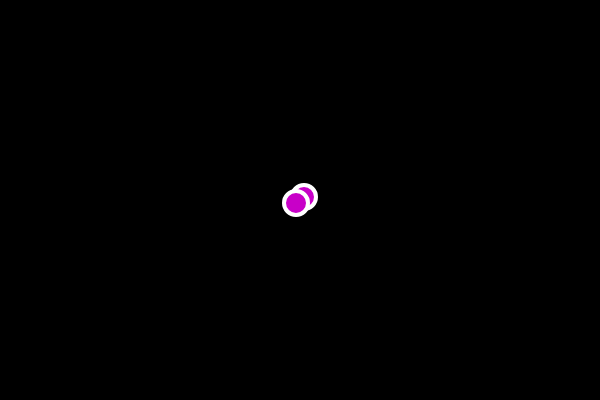
Frame 1 (no input)
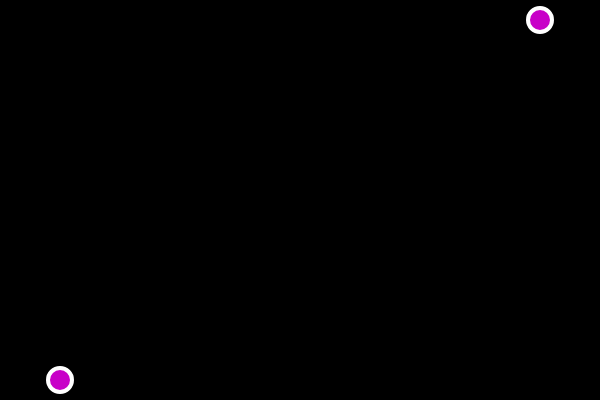
Frame 60 (no input)
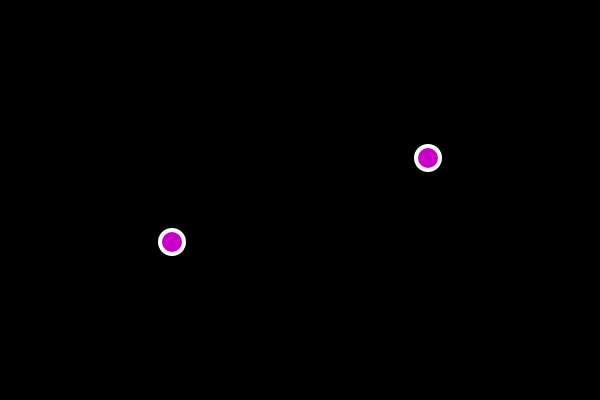
Frame 120 (the mouse pressed at the canvas centre since frame 60)

The p5.js sketch that drew these frames (run headless with seeded random() and noise() and a simulated clock; from frame 60 on, the mouse is pressed at the canvas centre):

// p5.js sketch
// ── sketch.js
// https://editor.p5js.org/jht1493/sketches/Py1dpGwjB
// may balls

let ball1 = {
  x: 300,
  y: 200,
  xspeed: 4,
  yspeed: -3
};

let ball2 = {
  x: 300,
  y: 200,
  xspeed: -4,
  yspeed: 3
};

let balls = [ball1, ball2];

function setup() {
  createCanvas(600, 400);
  
  let b3 = {}
}

function draw() {
  background(0);
  
//   move(ball1);
//   display(ball1);
  
//   move(ball2);
  // display(ball2);
  for (let index = 0; index < balls.length; index++) {
    let aball = balls[index];
    move(aball);
    display(aball);
  }

}

function move(bp) {
  if (bp.x > width || bp.x < 0) {
    bp.xspeed = bp.xspeed * -1;
  }
  if (bp.y > height || bp.y < 0) {
    bp.yspeed = bp.yspeed * -1;
  }
  bp.x = bp.x + bp.xspeed;
  bp.y = bp.y + bp.yspeed;
}

function display(bp) {
  stroke(255);
  strokeWeight(4);
  fill(200, 0, 200);
  ellipse(bp.x, bp.y, 24, 24);
}

// https://editor.p5js.org/jht1493/sketches/0Ndu35i2C


// Function Basics
// Code! Programming with p5.js
// The Coding Train / Daniel Shiffman
// https://thecodingtrain.com/beginners/p5js/5.1-function-basics.html
// https://youtu.be/wRHAitGzBrg
// https://editor.p5js.org/codingtrain/sketches/omHOuJY1
